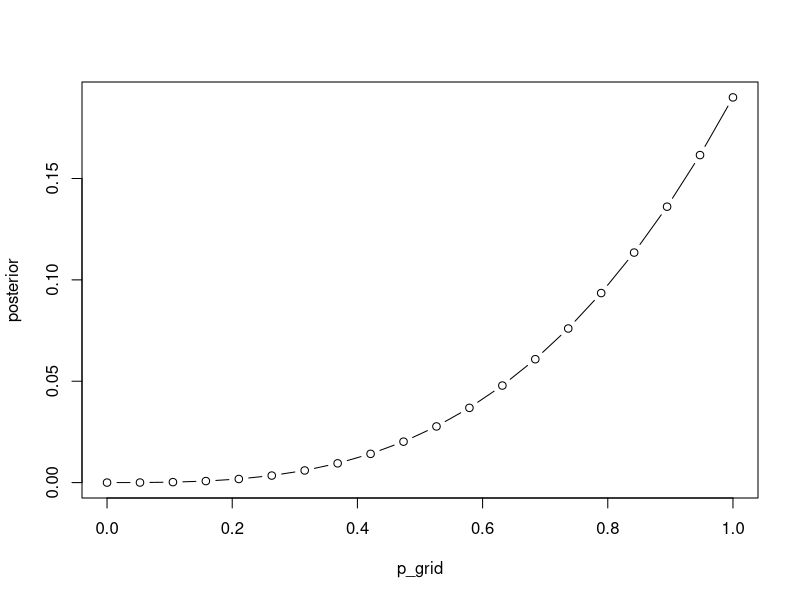
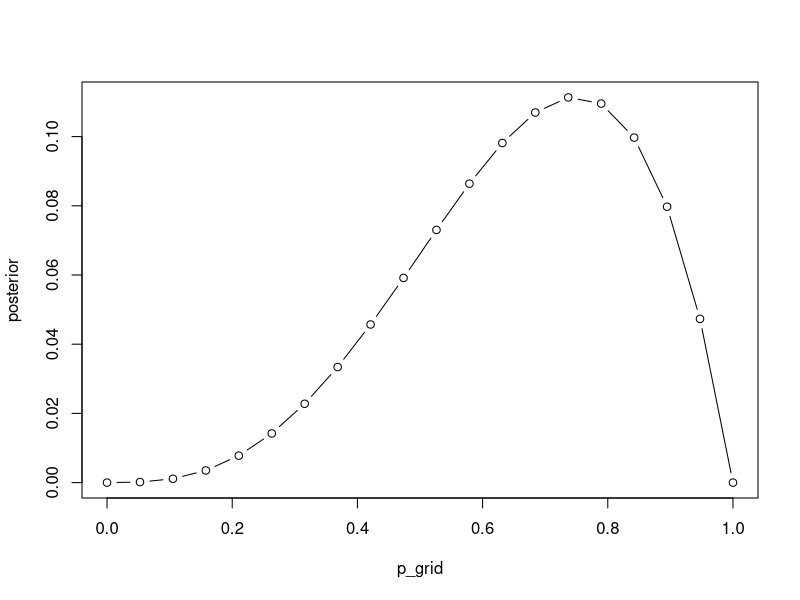
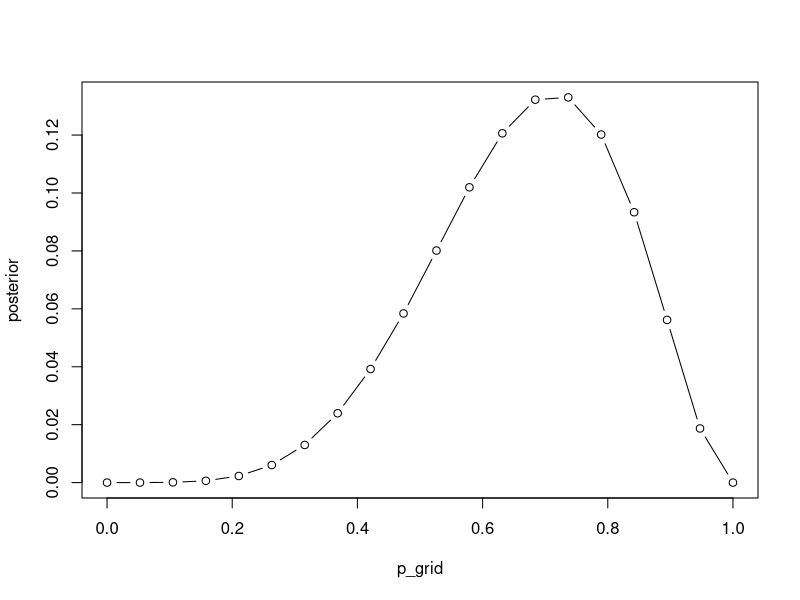
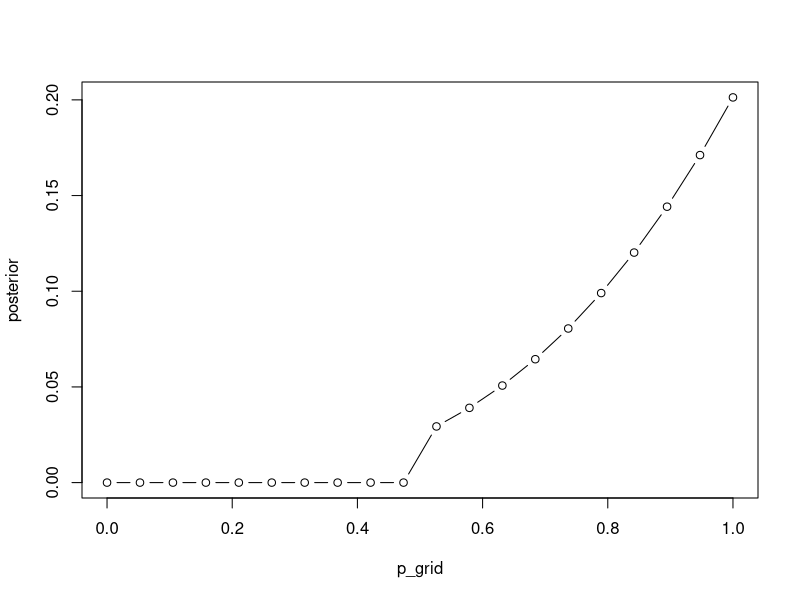
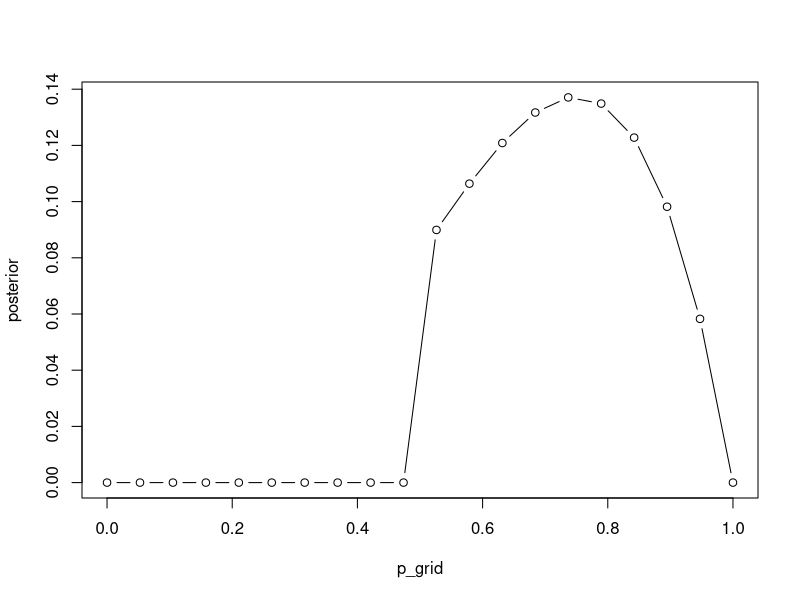
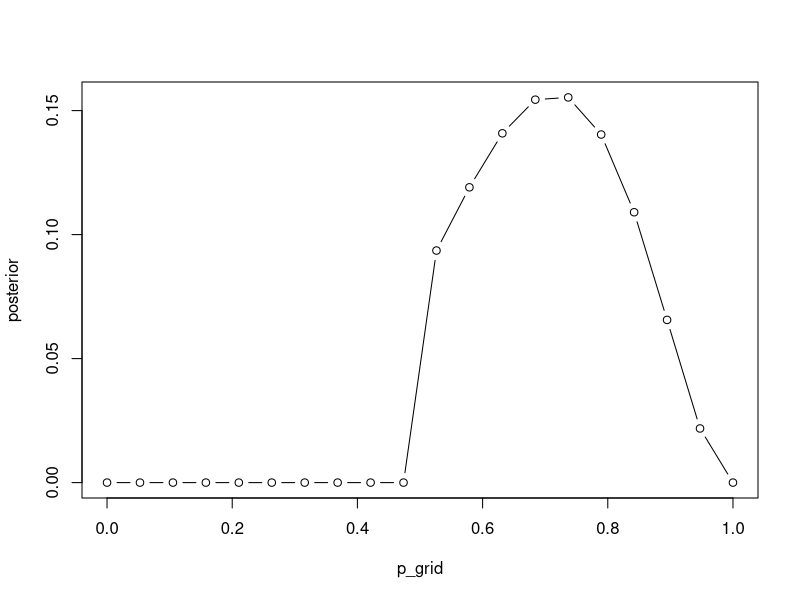

Recreate these plots in R, in order.
## ---- chunk 1
knitr::opts_chunk$set(echo = TRUE)
## ---- chunk 2
p_grid = seq(from = 0, to = 1, length.out = 20)
prior = rep(1, 20)
likelihood = dbinom(3, 3, prob = p_grid)
un.pos = likelihood*prior
posterior = un.pos/sum(un.pos)
plot(p_grid, posterior, type = "b")
## ---- chunk 3
p_grid = seq(from = 0, to = 1, length.out = 20)
prior = rep(1, 20)
likelihood = dbinom(3, 4, prob = p_grid)
un.pos = likelihood*prior
posterior = un.pos/sum(un.pos)
plot(p_grid, posterior, type = "b")
## ---- chunk 4
p_grid = seq(from = 0, to = 1, length.out = 20)
prior = rep(1, 20)
likelihood = dbinom(5, 7, prob = p_grid)
un.pos = likelihood*prior
posterior = un.pos/sum(un.pos)
plot(p_grid, posterior, type = "b")
## ---- chunk 5
prior = ifelse(p_grid < 0.5, 0, 1)
likelihood = dbinom(3, 3, prob = p_grid)
un.pos = likelihood*prior
posterior = un.pos/sum(un.pos)
plot(p_grid, posterior, type = "b")
## ---- chunk 6
prior = ifelse(p_grid < 0.5, 0, 1)
likelihood = dbinom(3, 4, prob = p_grid)
un.pos = likelihood*prior
posterior = un.pos/sum(un.pos)
plot(p_grid, posterior, type = "b")
## ---- chunk 7
prior = ifelse(p_grid < 0.5, 0, 1)
likelihood = dbinom(5, 7, prob = p_grid)
un.pos = likelihood*prior
posterior = un.pos/sum(un.pos)
plot(p_grid, posterior, type = "b")
## ---- chunk 8
Pr_earth = 0.5
Pr_mars = 0.5
Pr_land_earth = 0.3
Pr_land_mars = 1
Pr_earth_land = (Pr_land_earth*Pr_earth)/(Pr_land_earth*Pr_earth + Pr_land_mars*Pr_mars)
Pr_earth_land
## ---- chunk 9
Pr_twins_A = 0.1
Pr_twins_B = 0.2
Pr_A = 0.5
Pr_B = 0.5
Pr_twins = Pr_twins_A*Pr_A + Pr_twins_B*Pr_B

Pr_twins*Pr_twins
# 0.0225
## ---- chunk 10
Pr_A_twins = Pr_twins_A*Pr_A/Pr_twins
# 0.33  
## ---- chunk 11
Pr_single_A = 0.9
Pr_single_B = 0.8
Pr_A = 1/3
Pr_B = 2/3
Pr_single = Pr_single_A*Pr_A + Pr_single_B*Pr_B

Pr_A_single = Pr_single_A*Pr_A/Pr_single
# 0.36  
## ---- chunk 12
Pr_testA_pandaA = 0.8
Pr_testB_pandaA = 0.2
Pr_testB_pandaB = 0.65
Pr_testA_pandaB = 0.35

Pr_pandaA = 0.5
Pr_pandaB = 0.5

Pr_testA = Pr_testA_pandaA*Pr_pandaA + Pr_testA_pandaB*Pr_pandaB

Pr_pandaA_testA = Pr_testA_pandaA*Pr_pandaA/Pr_testA
# 0.6956522

# Now with previous information

Pr_pandaA = 0.36
Pr_pandaB = 0.64

Pr_testA = Pr_testA_pandaA*Pr_pandaA + Pr_testA_pandaB*Pr_pandaB
Pr_pandaA_testA = Pr_testA_pandaA*Pr_pandaA/Pr_testA
# 0.5625

# When calculating denominator, are you supposed to use prior information?


